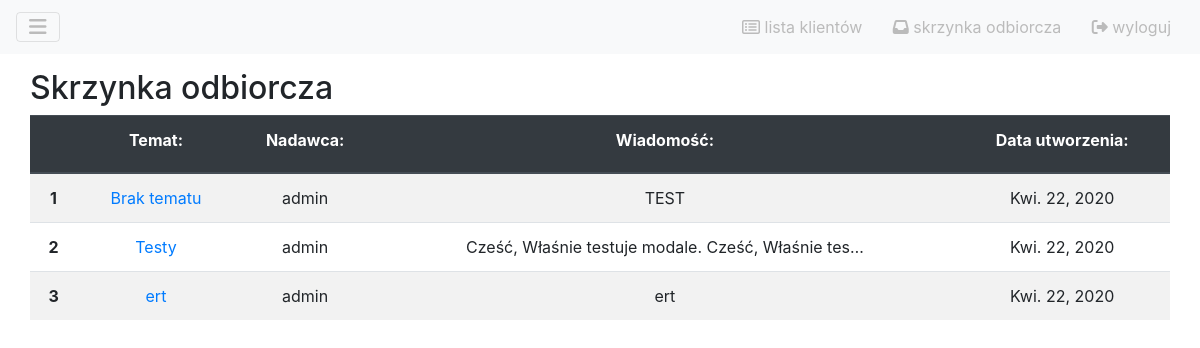
/messages/inbox (signed in), run on an earlier commit of the app's database.
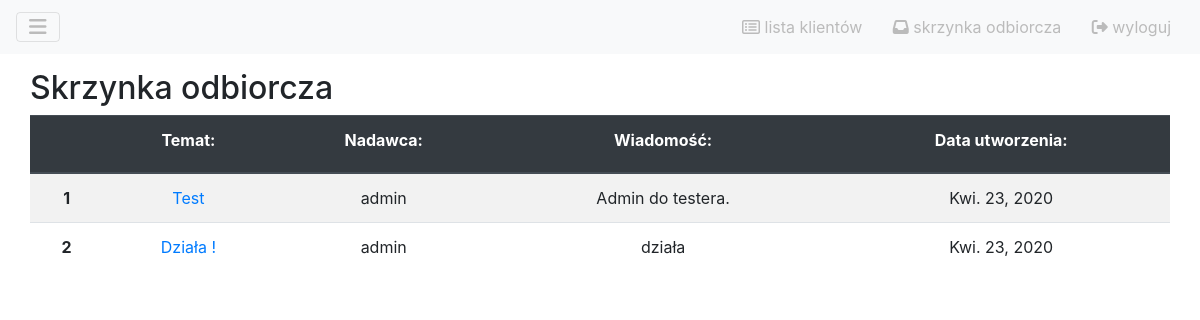
And on a later commit of the database.
### msg/models.py (models this page shows, shortened)
class Message(models.Model):
	temat = models.CharField(max_length=50, default='Brak tematu')
	nadawca = models.ForeignKey(User, related_name="sender", on_delete=models.SET_DEFAULT, default='nieznany_użytkownik')
	odbiorca = models.ForeignKey(User, related_name="receiver", on_delete=models.SET_DEFAULT, default='nieznany_użytkownik')
	wiadomosc = models.TextField("wiadomość")
	data_utworzenia = models.DateField()

### msg/views.py (the view)
# urls.py: path('inbox', views.Inbox.as_view(), name='inbox'),
class Inbox(generic.View):
	template_name = 'msg/message_list.html'
	form = InboxMsgForm
	def get(self, request):
		inbox_messages = Message.objects.all().filter(odbiorca=self.request.user)
		context = {
			'inbox_messages' : inbox_messages,
			'form' : self.form
		}
		return render(request, self.template_name, context)

### msg/templates/msg/message_list.html (shortened to what this page needs)
{% extends 'board/base.html' %}
{% block content %}
<h2>Skrzynka odbiorcza</h2>
<div class="table-responsive">
    <table class="table table-striped borderless text-center">
        <thead class="thead-dark">
            <tr>
                <th scope="col"></th>
                {% for field in form %}
                <th scope="col">{{ field.label_tag }} </th>
                {% endfor %}
            </tr>
        </thead>
            <tbody>
            {% for msg in inbox_messages %}
                <tr>
                <th scope="row">{{ forloop.counter }}</th>
                    <td><a href="#" data-toggle="modal" data-target="#modal{{ msg.id }}">{{ msg.temat }}</a></td>
                    <td>{{ msg.nadawca }}</td>
                    <td>
                        {% if msg.wiadomosc|length > 50 %}
                            {{msg.wiadomosc|truncatechars:50}}
                        {% else %}
                            {{msg.wiadomosc}}
                        {% endif %}
                    </td>
                    <td>{{ msg.data_utworzenia }}</td>
                </tr>
            {% endfor %}
            </tbody>
        </table>
</div>
{% endblock %}

What changed in the data, as far as the page shows it:
removed Message: temat "Brak tematu", nadawca "admin", wiadomosc "TEST", data_utworzenia "Kwi. 22, 2020"
removed Message: temat "Testy", nadawca "admin", wiadomosc "Cześć, Właśnie testuje modale. Cześć, Właśnie tes…", data_utworzenia "Kwi. 22, 2020"
removed Message: temat "ert", nadawca "admin", wiadomosc "ert", data_utworzenia "Kwi. 22, 2020"
added Message: temat "Test", nadawca "admin", wiadomosc "Admin do testera.", data_utworzenia "Kwi. 23, 2020"
added Message: temat "Działa !", nadawca "admin", wiadomosc "działa", data_utworzenia "Kwi. 23, 2020"
